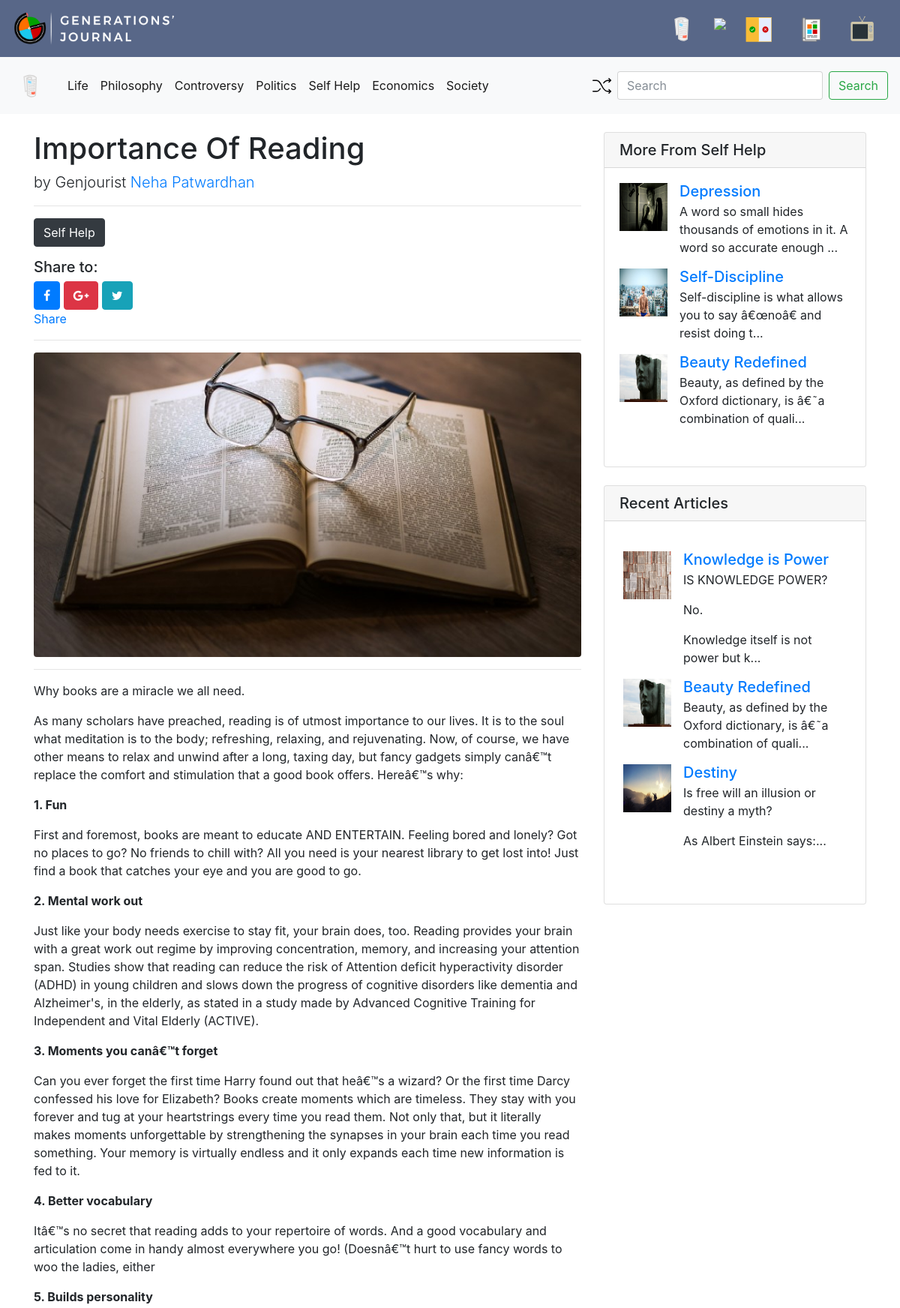
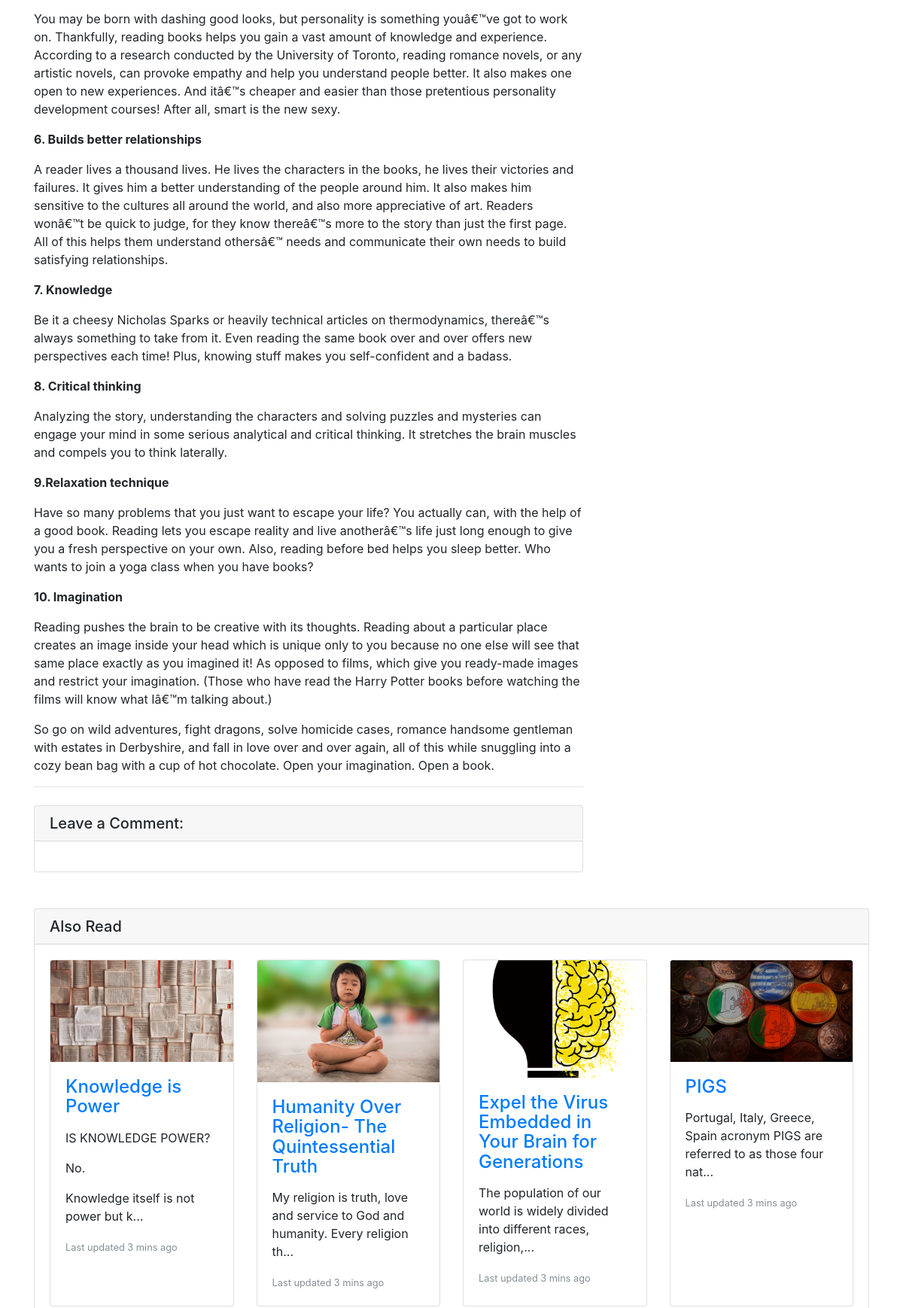
/post.php?post_id=25 (upper part), run on the app's committed database (2 pictures, top to bottom).
### tables this page shows
CREATE TABLE `categories` (
  `id` int(11) NOT NULL,
  `category_name` varchar(100) NOT NULL
);

CREATE TABLE `journals` (
  `post_id` bigint(20) UNSIGNED NOT NULL,
  `post_title` text NOT NULL,
  `post_category` text NOT NULL,
  `genjourist_name` text NOT NULL,
  `post_content` longtext NOT NULL,
  `post_tags` text NOT NULL,
  `post_counter` bigint(20) DEFAULT NULL,
  `post_date` datetime NOT NULL DEFAULT '0000-00-00 00:00:00',
  `post_url` mediumtext NOT NULL,
  `img_url` text NOT NULL
);

### post.php (the view, shortened to what this page needs)
<?php
  include('config/connect.php');
	include('includes/routes.php');
  include('includes/header.php');
  include('includes/category-header.php');
  $post_id = $_GET['post_id'];
  $counter = "UPDATE journals SET post_counter=post_counter+1 WHERE post_id=$post_id";
  $conn->query($counter);
  $query = "SELECT * from journals where post_id = $post_id";
  $journals =$conn->query($query);
  while($row = $journals->fetch_assoc()){
?>
<div class="container">
      <div class="row">
        <div class="col-lg-8">
          <h1 class="mt-4">
          <?php
            echo $row['post_title'];
          ?>
          </h1>
          <p class="lead">
            by Genjourist
            <a href="#"><?php echo $row['genjourist_name']; ?></a>
          </p>
          <hr>
          <p>
          	<button type="button" class="btn btn-dark"><?php echo $row['post_category']?></button>
          	<br> <h5>Share to:</h5>
          	<?php
          		include('functions/sharing.php');
          	?>
          </p>
          <hr>
          <img class="img-fluid rounded" src="<?php echo $row['img_url'];?>" alt="">
          <hr>
          <?php echo $row['post_content']; ?>
          <hr>
          <div class="card my-4">
            <h5 class="card-header">Leave a Comment:</h5>
            <div class="card-body">
            </div>
          </div>
        </div>
<?php
  }
?>
        <div class="col-lg-4">
		<?php
		include('functions/same-category.php');
		?>
		<?php
		include('functions/recent-articles.php');
		?>
		<?php
		include('functions/same-genjourists.php');
		?>
		<?php
		include('functions/recommended.php');
		?>
<?php
	include('includes/footer.php');
?>

### includes/category-header.php (shortened to what this page needs)
<?php
  include('config/connect.php');
  $query = "SELECT * FROM categories";
  $categories =  $conn->query($query);
  $shuffle = "SELECT post_id from journals ORDER BY RAND() LIMIT 1";
  $shuffle_sql = $conn->query($shuffle);
  while ($row = $shuffle_sql->fetch_assoc()) {
    $post_id = $row['post_id'];
  }
?>
<nav class="navbar navbar-expand-lg navbar-light bg-light">
            <a class="navbar-brand" href="journal.php">
                <img src="img/icon/header-icons/journal-hover.svg" width="50" height="50" alt="">
            </a>
  <div class="collapse navbar-collapse" id="navbarTogglerDemo03">
    <ul class="navbar-nav mr-auto mt-2 mt-lg-0">
            <?php
              while($row = $categories ->fetch_assoc()){
            ?>
              <li class="nav-item active">
                <a class="nav-link" href="category.php?category=<?php echo $row["category_name"]; ?>"><?php echo $row["category_name"]; ?></a>
              </li>
              <?php }
              ?>
    </ul>
            <ul class="navbar-nav flex-row ml-md-auto d-none d-md-flex">
          <li class="nav-item">
              <a class="nav-link p-2" href="post.php?post_id=<?php echo $post_id; ?>">
              <img src="img/svg/nav-icons/shuffle-arrows.svg " width="25" height="25" alt="">
              </a>
            </li>
          </ul>
    <form class="form-inline my-2 my-lg-0" method="post">
      <input class="form-control mr-sm-2" type="text" placeholder="Search" aria-label="Search">
      <button class="btn btn-outline-success my-2 my-sm-0" type="submit">Search</button>
    </form>
  </div>
</nav>

### functions/sharing.php (shortened to what this page needs)
<a href="#"><button type="button" class="btn btn-primary"><i class="fa fa-facebook " aria-hidden="true"></i></button></a>
<a href=""><button type="button" class="btn btn-danger"><i class="fa fa-google-plus  " aria-hidden="true"></i></button></a>
<a href=""><button type="button" class="btn btn-info"><i class="fa fa-twitter" aria-hidden="true"></i></button></a>
<div class="fb-share-button" data-href="http://genjour.com/post.php?post_id=18" data-layout="button" data-size="large" data-mobile-iframe="true"><a class="fb-xfbml-parse-ignore" target="_blank" href="https://www.facebook.com/sharer/sharer.php?u=http%3A%2F%2Fgenjour.com%2Fpost.php%3Fpost_id%3D18&amp;src=sdkpreparse">Share</a></div>

### functions/same-category.php
<?php
	include('config/connect.php');
	$post_id = $_GET['post_id'];
	$current_category = "SELECT post_category from journals where post_id = $post_id;";
	$current_category_sql = $conn->query($current_category);
		while($row = $current_category_sql->fetch_assoc())
		{
			$store_category = $row['post_category'];
		}
		$random = "SELECT * FROM journals WHERE post_category='$store_category' AND NOT post_id = $post_id ORDER BY RAND() LIMIT 0,3;";
		$random_sql = $conn->query($random);
?>
          <div class="card my-4">
            <h5 class="card-header">More From <?php echo $store_category; ?></h5>
            <div class="card-body">
            	<ul class="list-unstyled">
            	<?php
            		while ($rows = $random_sql->fetch_assoc()) {
            	?>
				  <li class="media">
				    <img class="d-flex mr-3" src="<?php echo $rows['img_url']; ?>" style="height: 64px; width: 64px" alt="Generic placeholder image">
				    <div class="media-body">
				      <h5 class="mt-0 mb-1"><a href="post.php?post_id=<?php echo $rows['post_id']; ?>"><?php echo $rows['post_title']; ?></a></h5>
				      	<?php
				      		$body = $rows['post_content'];
				      		echo substr($body, 0,80)."...";
				      	?>
				    </div>
				  </li>
				  <?php
				  	}
				  ?>
				</ul>
            </div>
          </div>

### functions/recent-articles.php
<?php
	include('config/connect.php');
	$post_id = $_GET['post_id'];
	$recent = "SELECT * FROM journals WHERE NOT post_id = $post_id ORDER BY post_id DESC LIMIT 0,3;";
	$recent_sql = $conn->query($recent);
?>
          <div class="card my-4">
            <h5 class="card-header">Recent Articles</h5>
            <div class="card-body">
              <div class="row">
            <div class="card-body">
            	<ul class="list-unstyled">
            	<?php
            		while($row = $recent_sql->fetch_assoc())
            		{
            	?>
				  <li class="media">
				    <img class="d-flex mr-3" src="<?php echo $row['img_url']?>" alt="Generic placeholder image" style="height: 64px;width: 64px">
				    <div class="media-body">
				      <h5 class="mt-0 mb-1"><a href="post.php?post_id=<?php echo $row['post_id']; ?>"> <?php echo $row['post_title']; ?></a></h5>
				      <?php
		      		$body = $row['post_content'];
		      		echo substr($body, 0,80)."...";
		      			?>
				    </div>
				  </li>
				  <?php
					}
				  ?>
				</ul>
            </div>
              </div>
            </div>
          </div>

### functions/recommended.php
<?php
	include('config/connect.php');
	$post_id = $_GET['post_id'];
	$recom = "SELECT * FROM journals WHERE NOT post_id = $post_id ORDER BY RAND() LIMIT 0,4;";
	$recom_sql = $conn->query($recom);
?>
	<div class="container">
		          <div class="card my-4">
            <h5 class="card-header">Also Read</h5>
            <div class="card-body">
				<div class="card-deck">
				<?php
					while($row1 = $recom_sql->fetch_assoc()){
						?>
						  <div class="card">
						    <img class="card-img-top" src="<?php echo $row1['img_url']?>" alt="Card image cap" >
						    <div class="card-body">
						      <h4 class="card-title"> <a href="post.php?post_id=<?php echo $row1['post_id']; ?>"> <?php echo $row1['post_title']; ?></a></h4>
						      <p class="card-text">
						      	<?php
						      		$body = $row1['post_content'];
						      		echo substr($body, 0,80)."...";
						      	?>
						      </p>
						      <p class="card-text"><small class="text-muted">Last updated 3 mins ago</small></p>
						    </div>
					  	  </div>
				<?php
					}
				?>
				</div>
            </div>
          </div>
	</div>

### css/header.css (style rules this page uses)
.navbar { background-color: #586788; }

### data on the page
categories: category_name "Life"
categories: category_name "Philosophy"
categories: category_name "Controversy"
categories: category_name "Politics"
categories: category_name "Self Help"
categories: category_name "Economics"
categories: category_name "Society"
journals: post_title "Importance Of Reading", genjourist_name "Neha Patwardhan", post_category "Self Help", img_url (picture), post_content "Why books are a miracle we all need. As many scholars have preached, reading is of utmost importance to our lives. It is to the soul what meditation is to the body; refreshing, relaxing, and rejuvenating. Now, of course, we have other means to relax and unwind after a long, taxing day, but fancy gadgets simply canâ€™t replace the comfort and stimulation that a good book offers. Hereâ€™s why: 1. Fun First and foremost, books are meant to educate AND ENTERTAIN. Feeling bored and lonely? Got no places to go? No friends to chill with? All you need is your nearest library to get lost into! Just find a book that catches your eye and you are good to go. 2. Mental work out Just like your body needs…"
journals: img_url (picture), post_title "Depression", post_content "A word so small hides thousands of emotions in it. A word so accurate enough"
journals: img_url (picture), post_title "Self-Discipline", post_content "Self-discipline is what allows you to say â€œnoâ€ and resist doing t"
journals: img_url (picture), post_title "Beauty Redefined", post_content "Beauty, as defined by the Oxford dictionary, is â€˜a combination of quali"
journals: img_url (picture), post_title "Knowledge is Power", post_content "IS KNOWLEDGE POWER? No. Knowledge itself is not power but k"
journals: img_url (picture), post_title "Destiny", post_content "Is free will an illusion or destiny a myth? As Albert Einstein says:"
journals: img_url (picture), post_title "Humanity Over Religion- The Quintessential Truth", post_content "My religion is truth, love and service to God and humanity. Every religion th"
journals: img_url (picture), post_title "Expel the Virus Embedded in Your Brain for Generations", post_content "The population of our world is widely divided into different races, religion,"
journals: img_url (picture), post_title "PIGS", post_content "Portugal, Italy, Greece, Spain acronym PIGS are referred to as those four nat"
